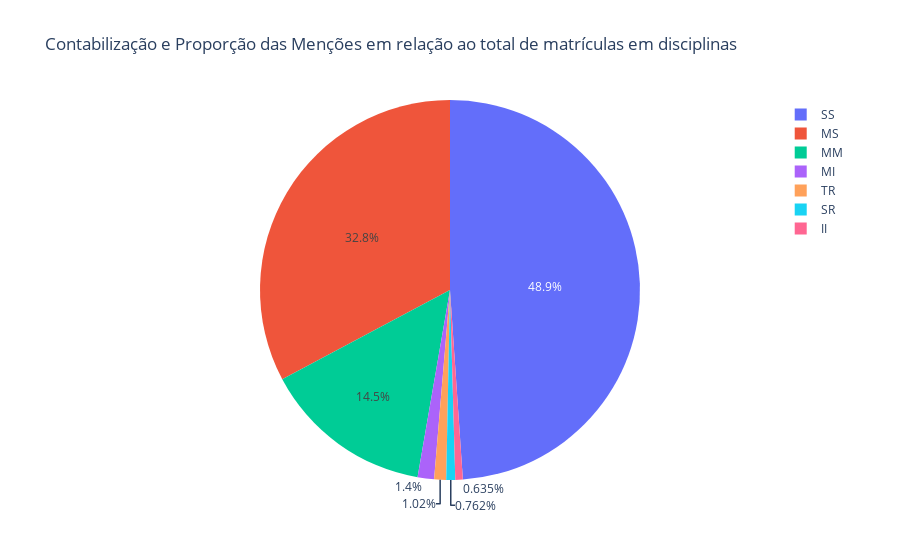

Notebook code cell kept with this figure:
### Code cell
mencoes = precdf.groupby(['Menção']).size()

fig = px.pie(precdf, names='Menção', title='Contabilização e Proporção das Menções em relação ao total de matrículas em disciplinas')
fig.show()

### Figure 1 — Plotly figure (JSON) as saved in the notebook; plotly's stock layout.template omitted (floating-point values rounded to 4 significant figures; data arrays with more than 128 entries replaced by an {"elided": "..."} marker saying what was removed)
{"data": [{"domain": {"x": [0, 1], "y": [0, 1]}, "hovertemplate": "Menção=%{label}<extra></extra>", "labels": {"elided": "787 str values"}, "legendgroup": "", "name": "", "showlegend": true, "type": "pie"}], "layout": {"legend": {"tracegroupgap": 0}, "title": {"text": "Contabilização e Proporção das Menções em relação ao total de matrículas em disciplinas"}}}
